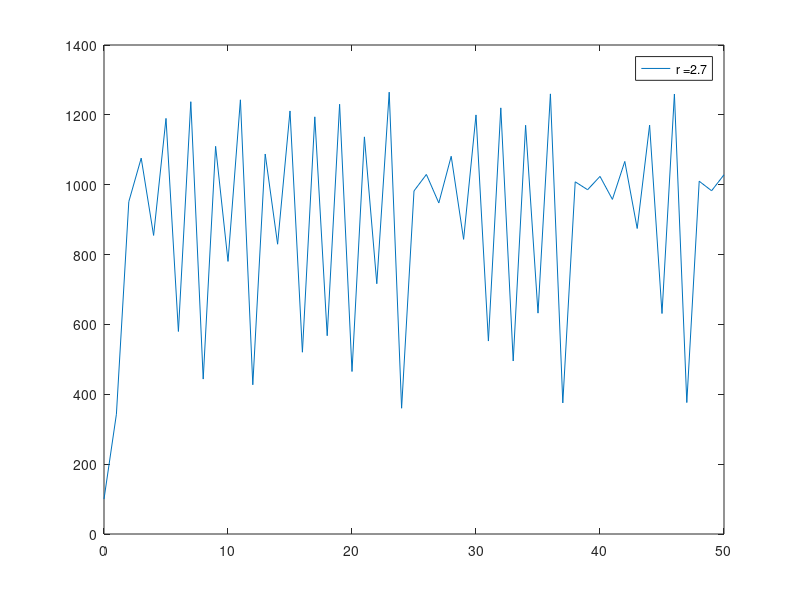

Here is the MATLAB script that generated this plot:
%% 
clc;clear;

%% 
N = 50;
r = 0.2; 
K = 1000; 
x0 = 100; 

x = zeros(N,1); 
t = zeros(N,1); 

x(1) = x0; 
t(1) = 0; 

leg_str = {};

for j = 2.7:2.7
    r = j;
    for n=1:N
        t(n+1) = n; 
        x(n+1) = x(n) + r*x(n)*(1 - x(n)/K); 
    end
    leg_str = horzcat(leg_str, ['r =',num2str(j)]);     % concat legend str    
    plot(t, x, '-');  hold on;    
end

legend(leg_str);
axis([0, N, 0, K*1.4]); 
